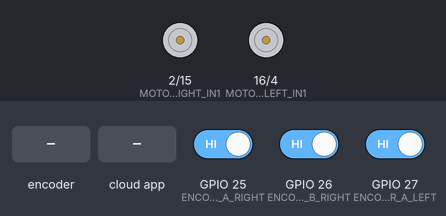
Simulated run of this sketch. Board: ESP32. Shown: motor-driver pin pairs drawn as motors (green arrow = first pin HIGH = forward, orange = second pin HIGH = backward, longer = more drive). The inputs (shaded band) are chosen by the test bench; at power-on: GPIO 25 (ENCODER_A_RIGHT) HIGH, GPIO 26 (ENCODER_B_RIGHT) HIGH, GPIO 27 (ENCODER_A_LEFT) HIGH. The ROS host is connected and sends only what is stated.

Above: at 1.2 s.
1.3 s: rotary encoder on GPIO 25 (ENCODER_A_RIGHT) / GPIO 14 (ENCODER_B_LEFT) turned 3 steps (first pin leading)
At 1.6 s:
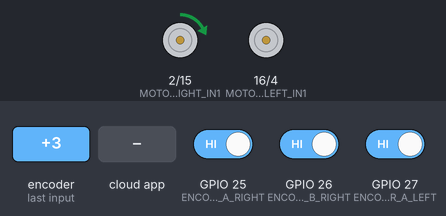
4.3 s: the phone or cloud app sets linear.x to -100
At 5.4 s:
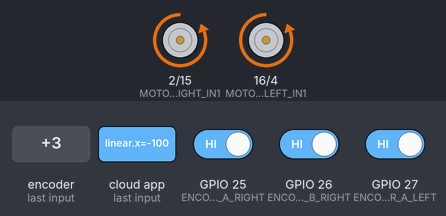
5.8 s: the phone or cloud app sets linear.x to 100
At 6.1 s:
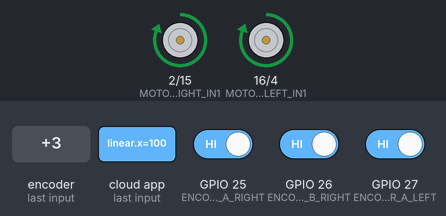
7.3 s: the phone or cloud app sets linear.x to 0
At 8.0 s:
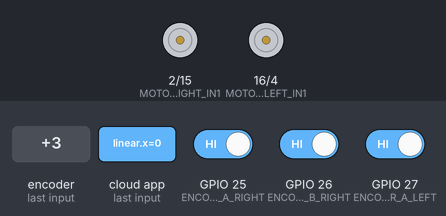
8.8 s: the phone or cloud app sets angular.z to -100
At 9.9 s:
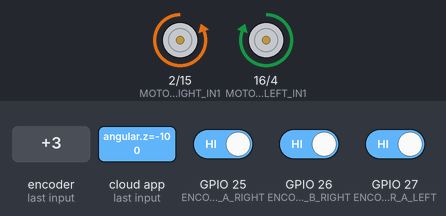
10.3 s: the phone or cloud app sets angular.z to 100
At 10.6 s:
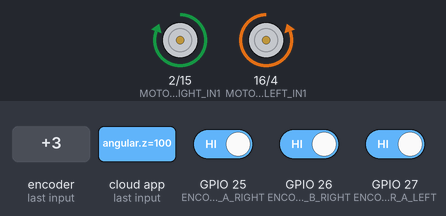
Timing chart, 0 to 12.8 s (numbered marks = the images above; inputs shaded):
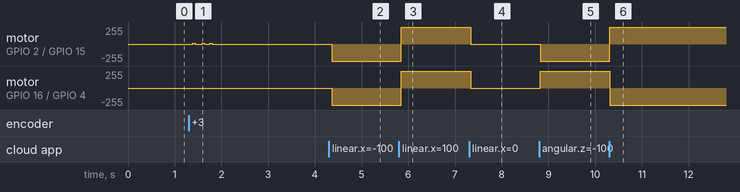

Measured:
- after the input at 1.3 s, motor on GPIO 2 (MOTOR_RIGHT_IN1) / GPIO 15 (MOTOR_RIGHT_IN2): alternates forward 13/255 for 0.05 s and stopped for 0.13 s, 6 changes in all, then stays stopped, starting after 0.08 s
- after the input at 4.3 s, motor on GPIO 2 (MOTOR_RIGHT_IN1) / GPIO 15 (MOTOR_RIGHT_IN2), motor on GPIO 16 (MOTOR_LEFT_IN1) / GPIO 4 (MOTOR_LEFT_IN2): stopped → backward 255/255 after 0.06 s
- after the input at 5.8 s, motor on GPIO 2 (MOTOR_RIGHT_IN1) / GPIO 15 (MOTOR_RIGHT_IN2), motor on GPIO 16 (MOTOR_LEFT_IN1) / GPIO 4 (MOTOR_LEFT_IN2): backward 255/255 → forward 255/255 at once
- after the input at 7.3 s, motor on GPIO 2 (MOTOR_RIGHT_IN1) / GPIO 15 (MOTOR_RIGHT_IN2), motor on GPIO 16 (MOTOR_LEFT_IN1) / GPIO 4 (MOTOR_LEFT_IN2): forward 255/255 → stopped at once
- after the input at 8.8 s, motor on GPIO 2 (MOTOR_RIGHT_IN1) / GPIO 15 (MOTOR_RIGHT_IN2): stopped → backward 255/255 at once; motor on GPIO 16 (MOTOR_LEFT_IN1) / GPIO 4 (MOTOR_LEFT_IN2): stopped → forward 255/255 at once
- after the input at 10.3 s, motor on GPIO 2 (MOTOR_RIGHT_IN1) / GPIO 15 (MOTOR_RIGHT_IN2): backward 255/255 → forward 255/255 at once; motor on GPIO 16 (MOTOR_LEFT_IN1) / GPIO 4 (MOTOR_LEFT_IN2): forward 255/255 → backward 255/255 at once

The sketch:

ros2_esp32.ino
```cpp
/*
 * Optimized ESP32 micro-ROS Differential Drive Robot Controller with PID
 * ROS2 Humble - USB/Serial Communication
 * micro-ROS Client for cmd_vel Subscription and Diagnostic Monitoring
 */

#include <Arduino.h>
#include <micro_ros_arduino.h>
#include <geometry_msgs/msg/twist.h>
#include <rcl/rcl.h>
#include <rclc/rclc.h>
#include <rclc/executor.h>

// ===== Pin and Constant Definitions =====
#define WHEEL_DISTANCE 0.265  // Distance between wheels [m]
#define ENCODER_A_LEFT 27
#define ENCODER_B_LEFT 14
#define ENCODER_A_RIGHT 25
#define ENCODER_B_RIGHT 26
#define MOTOR_LEFT_IN1 16
#define MOTOR_LEFT_IN2 4
#define MOTOR_RIGHT_IN1 2
#define MOTOR_RIGHT_IN2 15
#define MAX_SPEED 255       // Maximum PWM value
#define PID_INTERVAL_MS 50  // PID control interval in milliseconds

// ----- PID Constants -----
const double Kp = 13.0;
const double Ki = 0.001;
const double Kd = 0.001;
const double Ka = 1.5; //gain for robot turning

// Conversion factor from m/s to encoder ticks per PID interval
// (Example: based on a 214mm wheel circumference, 960 ticks per revolution,
//  and PID interval in ms)
const double mps_ticks = 1.0 / ((214 * 1e-3 / 960) / (PID_INTERVAL_MS * 1e-3));

// ===== Global Variables =====

// ROS2 objects
rcl_subscription_t cmd_vel_subscriber;
rclc_executor_t executor;
rclc_support_t support;
rcl_allocator_t allocator;
rcl_node_t node;
geometry_msgs__msg__Twist cmd_vel_msg;

// Diagnostic monitoring publisher (optional)
rcl_publisher_t monitor_publisher;
geometry_msgs__msg__Twist monitor_msg;

// Encoder tick counters (updated in ISRs)
volatile long left_encoder_ticks = 0;
volatile long right_encoder_ticks = 0;

// PID setpoints (in encoder ticks per PID interval)
// Modify these default speeds (in m/s) as needed.
#define LSPEED 0.0
#define RSPEED 0.0
double left_speed_setpoint = LSPEED * mps_ticks;
double right_speed_setpoint = RSPEED * mps_ticks;

// PID outputs (for motor PWM)
double left_motor_output = 0;
double right_motor_output = 0;

// Measured speeds (in encoder ticks per PID interval)
volatile double left_speed_actual = 0;
volatile double right_speed_actual = 0;
unsigned long last_time = 0;

// PID control internal variables
double integral_left = 0, integral_right = 0;
double prev_error_left = 0, prev_error_right = 0;

// Variables to store last received cmd_vel (for diagnostics)
float linearVel = 0.0;
float angularVel = 0.0;

// ===== Function Prototypes =====
void cmd_vel_callback(const void *msgin);
void pidControlLoop();
void leftEncoderISR();
void rightEncoderISR();
void setLeftMotorSpeed(int speed);
void setRightMotorSpeed(int speed);

void setup() {
  // Initialize micro-ROS transports
  set_microros_transports();

  // Initialize motor control pins
  pinMode(MOTOR_LEFT_IN1, OUTPUT);
  pinMode(MOTOR_LEFT_IN2, OUTPUT);
  pinMode(MOTOR_RIGHT_IN1, OUTPUT);
  pinMode(MOTOR_RIGHT_IN2, OUTPUT);

  // Initialize encoder pins with pull-ups for better signal stability
  pinMode(ENCODER_A_LEFT, INPUT_PULLUP);
  pinMode(ENCODER_B_LEFT, INPUT_PULLUP);
  pinMode(ENCODER_A_RIGHT, INPUT_PULLUP);
  pinMode(ENCODER_B_RIGHT, INPUT_PULLUP);

  // Attach interrupts for encoders
  attachInterrupt(digitalPinToInterrupt(ENCODER_A_LEFT), leftEncoderISR, RISING);
  attachInterrupt(digitalPinToInterrupt(ENCODER_A_RIGHT), rightEncoderISR, RISING);

  // Initialize micro-ROS node and executor
  allocator = rcl_get_default_allocator();
  rclc_support_init(&support, 0, NULL, &allocator);
  rclc_node_init_default(&node, "esp32_diff_drive", "", &support);

  // Initialize the cmd_vel subscriber
  rclc_subscription_init_default(
    &cmd_vel_subscriber,
    &node,
    ROSIDL_GET_MSG_TYPE_SUPPORT(geometry_msgs, msg, Twist),
    "cmd_vel");

  // Initialize the diagnostic publisher (for monitoring cmd_vel data)
  rclc_publisher_init_default(
    &monitor_publisher,
    &node,
    ROSIDL_GET_MSG_TYPE_SUPPORT(geometry_msgs, msg, Twist),
    "cmd_vel_monitor");

  // Initialize the executor and add the subscriber callback
  rclc_executor_init(&executor, &support.context, 1, &allocator);
  rclc_executor_add_subscription(&executor, &cmd_vel_subscriber, &cmd_vel_msg, &cmd_vel_callback, ON_NEW_DATA);

  last_time = millis();
}

void loop() {
  unsigned long current_time = millis();
  if (current_time - last_time >= PID_INTERVAL_MS) {
    // Atomically read and reset encoder counts
    noInterrupts();
    left_speed_actual  = left_encoder_ticks;
    right_speed_actual = right_encoder_ticks;
    left_encoder_ticks = 0;
    right_encoder_ticks = 0;
    interrupts();

    pidControlLoop();
    last_time = current_time;
  }
  // Process incoming ROS2 messages (non-blocking)
  rclc_executor_spin_some(&executor, 0);
  delay(5);  // Small delay to yield CPU time
}

// ===== Callback and Control Functions =====

// Callback for receiving cmd_vel commands from ROS2
void cmd_vel_callback(const void *msgin) {
  const geometry_msgs__msg__Twist *msg = (const geometry_msgs__msg__Twist *)msgin;
  linearVel = msg->linear.x;
  angularVel = msg->angular.z;

  angularVel = angularVel* Ka; // gain for adjust angular
  // Compute new setpoints (in encoder ticks per PID interval)
  left_speed_setpoint  = (linearVel - (WHEEL_DISTANCE * angularVel) / 2) * mps_ticks;
  right_speed_setpoint = (linearVel + (WHEEL_DISTANCE * angularVel) / 2) * mps_ticks;

  // Publish diagnostic data: the received linear and angular velocities.
  monitor_msg.linear.x  = linearVel;
  monitor_msg.angular.z = angularVel;
  rcl_publish(&monitor_publisher, &monitor_msg, NULL);
}

// PID control loop implementation
void pidControlLoop() {
  double error_left  = left_speed_setpoint  - left_speed_actual;
  double error_right = right_speed_setpoint - right_speed_actual;

  // Update integral terms
  integral_left  += error_left;
  integral_right += error_right;

  // Compute PID outputs (without explicit dt scaling)
  double control_output_left  = Kp * error_left  + Ki * integral_left  + Kd * (error_left  - prev_error_left);
  double control_output_right = Kp * error_right + Ki * integral_right + Kd * (error_right - prev_error_right);

  // Drive motors with the computed PWM outputs
  setLeftMotorSpeed(control_output_left);
  setRightMotorSpeed(control_output_right);

  // Update previous error values
  prev_error_left  = error_left;
  prev_error_right = error_right;
}

// ===== Interrupt Service Routines =====

// Left encoder ISR: determines rotation direction based on second channel state.
void leftEncoderISR() {
  if (digitalRead(ENCODER_B_LEFT) == HIGH) {
    left_encoder_ticks++;
  } else {
    left_encoder_ticks--;
  }
}

// Right encoder ISR: determines rotation direction based on second channel state.
void rightEncoderISR() {
  if (digitalRead(ENCODER_B_RIGHT) == LOW) {
    right_encoder_ticks++;
  } else {
    right_encoder_ticks--;
  }
}

// ===== Motor Control Functions =====

void setLeftMotorSpeed(int speed) {
  speed = constrain(speed, -MAX_SPEED, MAX_SPEED);
  if (speed > 0) {
    analogWrite(MOTOR_LEFT_IN1, speed);
    analogWrite(MOTOR_LEFT_IN2, 0);
  } else if (speed < 0) {
    analogWrite(MOTOR_LEFT_IN1, 0);
    analogWrite(MOTOR_LEFT_IN2, -speed);
  } else {
    analogWrite(MOTOR_LEFT_IN1, 0);
    analogWrite(MOTOR_LEFT_IN2, 0);
  }
}

void setRightMotorSpeed(int speed) {
  speed = constrain(speed, -MAX_SPEED, MAX_SPEED);
  if (speed > 0) {
    analogWrite(MOTOR_RIGHT_IN1, speed);
    analogWrite(MOTOR_RIGHT_IN2, 0);
  } else if (speed < 0) {
    analogWrite(MOTOR_RIGHT_IN1, 0);
    analogWrite(MOTOR_RIGHT_IN2, -speed);
  } else {
    analogWrite(MOTOR_RIGHT_IN1, 0);
    analogWrite(MOTOR_RIGHT_IN2, 0);
  }
}
```
